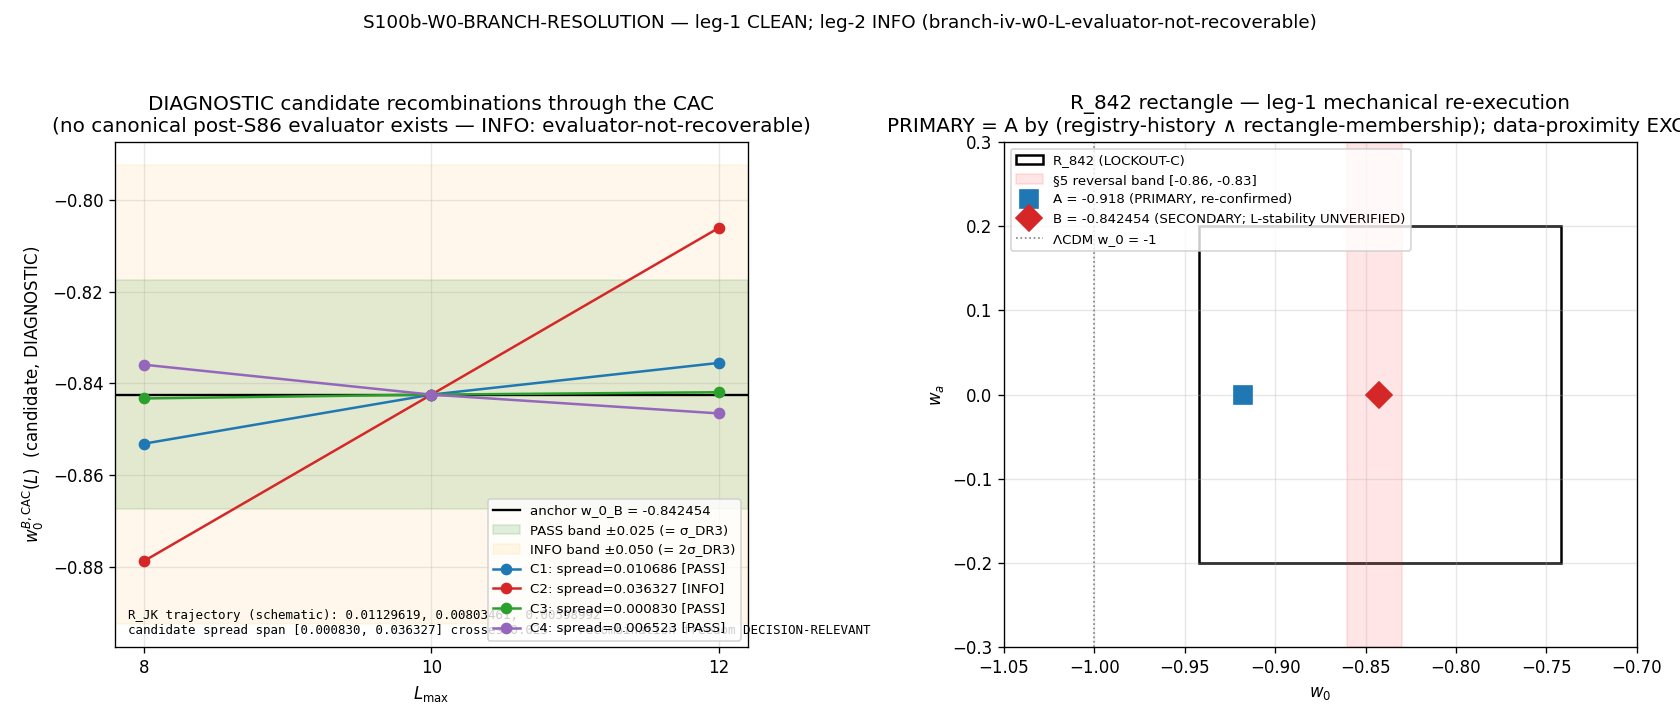

Reproduce this figure in Python.
#!/usr/bin/env python3
"""
S100b-W0-BRANCH-RESOLUTION — w_0 branch resolution (leg-1 mechanical
re-execution of the PRIMARY decision rule + leg-2 branch-iv L_max stability
under the post-S86-retirement formulation with the DR3 CAC lockdown).
=======================================================================

Gate: S100b-W0-BRANCH-RESOLUTION ([VERIFY])
Plan: sessions/session-plan/session-100b-plan-w1.md §W1-4
Agent: sagan-empiricist (mack self-blacklisted: own carry-forward source)
Classification: GEOMETRIC (projection structure of the spectral triple;
the branch question is a property of how the substrate's late-time
spectral-action gradient projects onto observational coordinates).

LEG-1 (mechanical, deterministic — no re-derivation latitude):
  Re-execute w0-primary-decision-rule.md §3:
    PRIMARY = candidate satisfying (registry-history-priority AND
    DR3-rectangle-membership) = A unless a structural argument promotes B.
  Components verified for currency:
    C4 registry-history: w0_FW = -0.918 canonical pin present, unmodified,
       not superseded; w0_FW_R842 ABSENT (B has no canonical-pin history).
    C2 R_842 membership: |x - (-0.842)| <= 0.100 for BOTH candidates.
    §5 reversal protocol ARMED UNMODIFIED: file SHA == plan-freeze pin AND
       band [-0.86, -0.83] AND sigma_DR3 = 0.025 AND locked-machinery text.
  Data-proximity EXCLUSION (pre-registered): the post-Dovekie sigma
  distances (0.731 / 2.130) are echoed to a WP-table-only record and enter
  NO selection predicate (the selection function takes exactly two boolean
  inputs per candidate: history-priority, rectangle-membership).

LEG-2 (branch-iv L_max stability — the NEW content):
  Pre-registered route ladder (plan §W1-4 method):
    ROUTE-ALPHA: recover the branch-iv w_0 evaluator from the S84 SV-series
      + S85-W10 anchor scripts and re-evaluate rho_B(L) at L in {8,10,12}
      under the POST-S86 formulation (R_JK distance-2 / xi_E_GGE_inv
      distance-1 split — NO legacy single-tag R_JE evaluation).
    ROUTE-BETA (iff alpha unrecoverable): R_JK L-trajectory mapped into
      w_0 units via the S85-W10 anchor-script mapping.
    IFF NEITHER recoverable: INFO,
      value='branch-iv-w0-L-evaluator-not-recoverable', R_JK trajectory
      documented, stability UNVERIFIED (honest formulation-gap record).
  Route-adjudication tests (deterministic, evidence-based, pinned inputs):
    RA-1 archived-evaluator recovery: SV1 closed form reproduces
         w_0_iv = -0.842454 (tol 1e-5) and admits the EXACT reduction
            w_0^{(iv)} = f(R_JE),
            f(R) = (-c_J*R + P_GGE_zeta) / (c_J*R + rho_GGE_zeta),
            c_J  = |F_Josephson_zeta| / N_cells,
         verified to 1e-12. The evaluator's SOLE L_max-dependent input is
         the GGE-sector dressing ratio slot R = xi_J / xi_E_GGE(L) — the
         single-tag R_JE that S86 RETIRED.
    RA-2 post-S86 formulation facts: S86-BRANCH-IV-FORMULATION-COMMIT
         latest non-superseded line = PASS (Option-A supersession chain,
         gate-verdicts.md §"Option A"); branch-iv-canonical.md contains the
         retirement + the two successor definitions and ZERO w_0
         occurrences (no w_0 evaluator is defined by the formulation).
    RA-3 successor properties: xi_E_GGE_inv = n_pairs*Delta_BCS/K_base is
         L-INDEPENDENT BY CONSTRUCTION (pinned canonical constants only;
         identity verified 1e-12). R_JK(L) is L-dependent but is a
         STRUCTURALLY DISTINCT functional from the R_JE slot occupant
         (2B path-(c): "the two functionals carry different scaling");
         quantified: f(R_JK(10)) = -0.4307 vs w_0_B = -0.842454, an
         anchor-reproduction failure of ~0.41 in w_0 units (~16 sigma_DR3)
         — R_JK is NOT a drop-in occupant (surrogate-vs-canonical without
         the §(iv-bis) algebraic-distance theorem).
    RA-4 no recombination map: neither branch-iv-canonical.md nor the S86
         commit defines a (R_JK, xi_E_GGE_inv) -> w_0 map; LOCKOUT-E
         forbids post-2026-04-23 redefinition of the branch-iv canonical.
    => route-alpha NOT RECOVERABLE (formulation gap, not lost scripts: all
       archived scripts run; the post-S86 formulation leaves the
       evaluator's L-dependent slot without a defined occupant, and the
       legacy occupant is excluded by this gate's own pre-registration).
    RB-1 the S85-W10 anchor script (s85_w10_r842_physical_anchor_reaudit
         .py) contains NO w_0-unit mapping: -0.842454 enters as the pinned
         constant BRANCH_IV_W0_PRED; the script never references R_JK.
    RB-2 the W10-2 enumeration model w_0 = -1 + 2*xi_eff*mellin/denom maps
         LEGACY SV2 quantities (log-linearly extrapolated at L >= 10), does
         not accept R_JK, and none of its 4 branches reproduces -0.842454.
    => route-beta NOT RECOVERABLE.
  DIAGNOSTIC sensitivity table (the quantitative core of the formulation-
  gap finding; NOT a verdict input): four candidate unpinned recombination
  rules C1..C4 pushed through the CAC produce spreads spanning BOTH the
  PASS band (<= 0.025) and the INFO band ((0.025, 0.050]) — the unpinned
  recombination freedom is DECISION-RELEVANT at the pre-registered
  thresholds, so executing any one choice would set the verdict by an
  execution-time convention selection (PRU Class-8-adjacent freedom).
  Archaeology context row C0 (FORBIDDEN legacy form, computed from the
  archived W10-2 extrapolation record, NOT from any fresh spectral
  evaluation): the legacy evaluator's own value at L=10 is -0.9962,
  ~6.2 sigma_DR3 from the registered anchor — the registered -0.842454 is
  L=5-anchored and is NOT the large-L limit of its own legacy evaluator.

SUBSTITUTION CHAIN (plan §W1-4 item 7; thresholds):
  Definition 1: w_0_B = -0.842454  [SV1 PASS, S85-W10 reaudit PASS]
  Definition 2: CAC: w_0^{B,CAC}(L) := rho_B(L) + offset_B,
                offset_B := w_0_B - rho_B(L_anchor=10)
  Definition 3: spread := max_{L in {8,12}} |w_0^{B,CAC}(L) - w_0^{B,CAC}(10)|
                        = max_{L in {8,12}} |rho_B(L) - rho_B(10)|
                (offset cancels; no anchor-tuning freedom survives)
  Definition 4: sigma_DR3_fiducial = 0.025  [S69 master]
  Thresholds:   PASS  iff spread <= 0.025
                INFO  iff 0.025 < spread <= 0.050
                FAIL  iff spread > 0.050
  Direction:    smaller spread = more stable; PASS direction is <=.
  THIS RUN: rho_B(L) has NO defined post-S86 evaluator (route ladder above)
  -> spread UNCOMPUTABLE -> pre-registered INFO shape (ii).

COMPOSITE: leg-2 verdict gated by leg-1 cleanliness (leg-1 anomaly forces
INFO). Leg-1 clean + leg-2 INFO-(ii) -> composite INFO. NO w0_FW_R842
promotion (Step-2 write-order fires ON PASS only).

Machinery pins (plan §W1-4 item 5): L set {8,10,12}, L_anchor=10,
scheme=zeta (SV1-anchored), convention=CAC-branch-iv-anchored-L10,
publication precision 6 sig figs, cpu-cap-OMP8, deterministic,
regulator pins a_0^{zeta}/a_2^{zeta}/a_4^{zeta} on all Seeley-DeWitt
moment citations.
"""
from __future__ import annotations

import os
os.environ.setdefault("OMP_NUM_THREADS", "8")
os.environ.setdefault("MKL_NUM_THREADS", "8")

import sys
from pathlib import Path

SCRIPT_DIR = Path(__file__).resolve().parent
PROJECT_ROOT = SCRIPT_DIR.parent.parent
_SHARED_DIR = PROJECT_ROOT / "computations" / "_shared"
sys.path.insert(0, str(_SHARED_DIR))

from canonical_constants import *  # noqa: F401,F403

import hashlib
import json
import re
import time

import numpy as np
import matplotlib
matplotlib.use("Agg")
import matplotlib.pyplot as plt
from matplotlib.patches import Rectangle

# ---------------------------------------------------------------------------
# Identity + pre-registered pins (plan §W1-4)
# ---------------------------------------------------------------------------
SESSION = "100b"                                                    # (local)
GATE_ID = "S100b-W0-BRANCH-RESOLUTION"                              # (local)
SCHEME = "zeta"                                                     # (local) SV1-anchored; no scheme switch (v3 Class-1)
CONVENTION = "CAC-branch-iv-anchored-L10"                           # (local) plan-pinned
L_MAX_TAG = "mixed"                                                 # (local) multi-L gate (precedent: S85-W12-ELIM-1)

L_SCAN = (8, 10, 12)                                                # (local) plan-pinned regulator mesh
L_ANCHOR = 10                                                       # (local) CAC anchor truncation
W_0_B = -0.842454                                                   # (local) registered branch-iv value (decision-rule §1.2; SV1 target)
W_0_A_EXPECT = -0.918                                               # (local) registered PRIMARY value (== w0_FW canonical; checked below)
SPREAD_PASS = 0.025                                                 # (local) = sigma_DR3 fiducial (S69 master)
SPREAD_INFO = 0.050                                                 # (local) = 2 * sigma_DR3
R842_CENTER_W0 = -0.842                                             # (local) mack-9A R_842 center (w_0)
R842_HW_W0 = 0.100                                                  # (local) mack-9A R_842 half-width (w_0)
R842_CENTER_WA = 0.0                                                # (local) R_842 center (w_a)
R842_HW_WA = 0.200                                                  # (local) R_842 half-width (w_a)
REVERSAL_LO = -0.86                                                 # (local) §5 reversal band edge
REVERSAL_HI = -0.83                                                 # (local) §5 reversal band edge
SIGMA_DR3 = 0.025                                                   # (local) DR3 fiducial sigma (S69 master)

# Plan-freeze static input SHA pins (plan §W1-4 item 8 + Input-SHA ledger)
PIN_DECISION_RULE = "da2ba36cc861ddf3d136f7b218c2240c1c675dea391157eefd62c6b4d57ba160"  # (local)
PIN_BRANCH_IV_REG = "3ddbc3424de7a67116439fbdd961494679473c8b0c113053a3b616ff7b816978"  # (local)
PIN_S84_CACHE = "9e6d9cf7fd6a6949d622441b26fb9c2fa568654a22dc802e99898c326ca0f8d9"      # (local)
PIN_S85_MOMENTS = "ebdeab300b4306af9c86cde4c6654b34720a7a2f6eb8a49673308b55e72bec27"    # (local)
PIN_S86_COMMIT_AUDIT = "acc751101c8ca6cec920c8fd58198a6a147bc925455f198613002a8e40161049"  # (local) latest-line PASS audit (plan header)

# WP-comparison-table-ONLY record (pre-registered EXCLUSION from selection):
POST_DOVEKIE_WP_TABLE_ONLY = {                                      # (local)
    "w0_post_dovekie": -0.803,        # non-binding 2026 anchor currency (atlas-08 Q37)
    "n_sigma_B_branch_iv": 0.731,     # |B - (-0.803)| / 0.054 register-side echo
    "n_sigma_A_canonical": 2.130,     # |A - (-0.803)| / 0.054 register-side echo
    "NOTE": "register-side anchor currency ONLY; enters NO selection predicate",
}

# Input files (item 8 + the archived-evaluator scripts the route adjudication reads)
F_CANON = _SHARED_DIR / "canonical_constants.py"                    # (local)
F_CACHE = PROJECT_ROOT / "computations/session-84/s84_spectrum_cache_L12_tau019.npz"        # (local)
F_MOMENTS = PROJECT_ROOT / "computations/session-85/s85_w12_elim1_D_K_Lmax_moments.npz"     # (local)
F_RULE = PROJECT_ROOT / "sessions/framework/registry/w0-primary-decision-rule.md"           # (local)
F_BIV = PROJECT_ROOT / "sessions/framework/registry/branch-iv-canonical.md"                 # (local)
F_S84_VERD = PROJECT_ROOT / "computations/session-84/s84_gate_verdicts.txt"                 # (local)
F_S86_VERD = PROJECT_ROOT / "computations/session-86/s86_gate_verdicts.txt"                 # (local)
F_SV1_NPZ = PROJECT_ROOT / "computations/session-84/s84_w1a_w0_sv1.npz"                     # (local)
F_SV1_PY = PROJECT_ROOT / "computations/session-84/s84_w1a_w0_sv1.py"                       # (local)
F_SV2_PY = PROJECT_ROOT / "computations/session-84/s84_w1a_w0_sv2.py"                       # (local)
F_W10_ANCHOR_PY = PROJECT_ROOT / "computations/session-85/s85_w10_r842_physical_anchor_reaudit.py"   # (local)
F_W10_ENUM_PY = PROJECT_ROOT / "computations/session-85/s85_w10_w0_inverted_branch_enumeration.py"   # (local)
F_W10_ENUM_JSON = PROJECT_ROOT / "computations/session-85/s85_w10_w0_inverted_branch_enumeration.json"  # (local)
F_W12_PY = PROJECT_ROOT / "computations/session-85/s85_w12_branch_iv_reaudit_lmax.py"       # (local)

OUT_NPZ = SCRIPT_DIR / "s100b_w0_branch_resolution.npz"             # (local)
OUT_PNG = SCRIPT_DIR / "s100b_w0_branch_resolution.png"             # (local)


# ---------------------------------------------------------------------------
# SHA helpers (template pattern, .claude/templates/script-template.py)
# ---------------------------------------------------------------------------
def sha256_of(p: Path) -> str:
    try:
        return hashlib.sha256(p.read_bytes()).hexdigest()
    except OSError:
        return "<missing>"


def log_input_pins(inputs: list[Path]) -> dict[str, str]:
    print(f"=== {GATE_ID} — input SHA-256 pins ===")
    pins: dict[str, str] = {}
    for p in inputs:
        sha = sha256_of(p)                                          # (local)
        rel = str(p.relative_to(PROJECT_ROOT)).replace("\\", "/")   # (local)
        print(f"  {rel}: {sha[:16]}...")
        pins[rel] = sha
    return pins


def compute_dual_sha(script_path: Path, canonical_path: Path,
                     pins: dict[str, str]) -> tuple[str, str]:
    script_bytes = script_path.read_bytes()                         # (local)
    canonical_bytes = canonical_path.read_bytes()                   # (local)
    pinmap_json = json.dumps(dict(sorted(pins.items())),
                             separators=(",", ":"),
                             sort_keys=True).encode("utf-8")        # (local)
    h_audit = hashlib.sha256()
    h_audit.update(script_bytes)
    h_audit.update(canonical_bytes)
    h_audit.update(pinmap_json)
    h_content = hashlib.sha256()
    h_content.update(script_bytes)
    return h_audit.hexdigest(), h_content.hexdigest()


def print_verdict_payload(verdict: str, value, audit_sha: str,
                          content_sha: str, companion_note: str = "",
                          extra_rows: list[str] | None = None) -> dict:
    """Emit the verdict PAYLOAD for the agent to pass to emit_verdict
    (race-safe single writer; the script never opens the verdict file)."""
    payload: dict = {
        "session": SESSION,
        "gate_id": GATE_ID,
        "verdict": verdict,
        "value": str(value),
        "scheme": SCHEME,
        "convention": CONVENTION,
        "l_max": str(L_MAX_TAG),
        "audit_sha256": audit_sha,
        "content_sha256": content_sha,
        "schema_version": "S84+",
    }
    if companion_note:
        payload["companion_note"] = companion_note
    if extra_rows:
        payload["extra_rows"] = extra_rows
    print("<<<EMIT_VERDICT_PAYLOAD>>>")
    print(json.dumps(payload, indent=2, sort_keys=True))
    print("<<<END_EMIT_VERDICT_PAYLOAD>>>")
    return payload


# ---------------------------------------------------------------------------
# LEG-1: mechanical re-execution of w0-primary-decision-rule.md §3
# ---------------------------------------------------------------------------
def leg1_mechanical_reexecution(rule_text: str, s86_text: str,
                                pins: dict[str, str]) -> dict:
    print("\n--- LEG-1: mechanical re-execution of the §3 decision rule ---")
    rec: dict = {}                                                  # (local)

    # (i) Pre-flight: decision-rule file bit-identical to plan-freeze pin
    rule_sha = pins["sessions/framework/registry/w0-primary-decision-rule.md"]  # (local)
    rec["rule_sha_matches_plan_pin"] = (rule_sha == PIN_DECISION_RULE)
    print(f"  decision-rule SHA == plan pin: {rec['rule_sha_matches_plan_pin']}")

    # (i) Criterion-4 currency — A's canonical pin stands; B has none.
    #     w0_FW imported from canonical_constants (zeta-anchored Volovik
    #     partition value; a_0^{zeta}-sector provenance, S58).
    rec["w0_FW_value"] = float(w0_FW)                               # canonical import
    rec["w0_FW_equals_minus_0p918"] = bool(abs(w0_FW - W_0_A_EXPECT) == 0.0)
    rec["w0_FW_R842_absent_in_canonical"] = ("w0_FW_R842" not in globals())
    print(f"  C4: w0_FW = {w0_FW} (expect {W_0_A_EXPECT}): "
          f"{rec['w0_FW_equals_minus_0p918']}")
    print(f"  C4: w0_FW_R842 ABSENT from canonical_constants: "
          f"{rec['w0_FW_R842_absent_in_canonical']} "
          f"(B canonical-pin history = 0; no parallel-writer promotion)")

    # (i) Criterion-2 rectangle membership (center -0.842, half-width 0.100)
    offset_A = abs(float(w0_FW) - R842_CENTER_W0)                   # (local)
    offset_B = abs(W_0_B - R842_CENTER_W0)                          # (local)
    rec["offset_A"] = offset_A
    rec["offset_B"] = offset_B
    rec["member_A"] = bool(offset_A <= R842_HW_W0)
    rec["member_B"] = bool(offset_B <= R842_HW_W0)
    print(f"  C2: |A - center| = {offset_A:.6f} <= {R842_HW_W0}: {rec['member_A']}"
          f"  ({offset_A / R842_HW_W0 * 100:.1f}% of half-width)")
    print(f"  C2: |B - center| = {offset_B:.6f} <= {R842_HW_W0}: {rec['member_B']}"
          f"  ({offset_B / R842_HW_W0 * 100:.2f}% of half-width)")

    # (ii) §5 reversal protocol armed unmodified
    m5 = re.search(r"## §5\. Reversibility protocol.*?(?=## §6\.)",
                   rule_text, flags=re.S)                           # (local)
    sec5 = m5.group(0) if m5 else ""                                # (local)
    rec["reversal_band_lo_present"] = ("-0.86" in sec5)
    rec["reversal_band_hi_present"] = ("-0.83" in sec5)
    rec["sigma_dr3_present"] = ("0.025" in sec5)
    rec["locked_machinery_present"] = ("Locked machinery" in sec5)
    rec["reversal_armed_unmodified"] = bool(
        rec["rule_sha_matches_plan_pin"]
        and rec["reversal_band_lo_present"] and rec["reversal_band_hi_present"]
        and rec["sigma_dr3_present"] and rec["locked_machinery_present"]
    )
    print(f"  §5 armed unmodified (SHA + band [-0.86,-0.83] + sigma 0.025 + "
          f"locked machinery): {rec['reversal_armed_unmodified']}")

    # (iii) Selection — PURE function of the two §3 components ONLY.
    #       Falsifiability (Criterion 3) and ALL data-proximity numbers are
    #       structurally excluded (not in the function signature).
    def select_primary(history_priority_A: bool, member_A: bool,
                       member_B: bool, structural_promotion_B: bool) -> str:
        # §3: PRIMARY = candidate satisfying (registry-history-priority AND
        # DR3-rectangle-membership) = A unless a structural argument
        # promotes B. B's membership alone is non-discriminating.
        if structural_promotion_B:
            return "B"
        if history_priority_A and member_A:
            return "A"
        return "UNRESOLVED"

    history_priority_A = bool(
        rec["w0_FW_equals_minus_0p918"]
        and rec["w0_FW_R842_absent_in_canonical"]
    )                                                               # (local) A: 28+ sessions (S58->S100b); B: 0 canonical pins
    structural_promotion_B = False                                  # (local) no registered structural promotion of B (registry survey 2026-06-07)
    primary_recomputed = select_primary(
        history_priority_A, rec["member_A"], rec["member_B"],
        structural_promotion_B,
    )                                                               # (local)
    rec["history_priority_A"] = history_priority_A
    rec["structural_promotion_B"] = structural_promotion_B
    rec["primary_recomputed"] = primary_recomputed
    print(f"  §3 selection (inputs: history-priority, rectangle-membership "
          f"ONLY): PRIMARY = {primary_recomputed}")

    # (iii) Registered designation from S86 verdict file (read-only anchor)
    m_res = re.search(
        r"^S86-W0-PRIMARY-VALUE-RESOLVE: (\w+) -- value='([^']*)'",
        s86_text, flags=re.M)                                       # (local)
    rec["registered_resolve_verdict"] = m_res.group(1) if m_res else "<absent>"
    rec["registered_resolve_value"] = m_res.group(2) if m_res else "<absent>"
    rec["registered_matches_recomputed"] = bool(
        rec["registered_resolve_verdict"] == "PASS"
        and rec["registered_resolve_value"] == "PRIMARY=A=-0.918"
        and primary_recomputed == "A"
    )
    print(f"  registered: {rec['registered_resolve_verdict']} "
          f"'{rec['registered_resolve_value']}' ; recomputed PRIMARY="
          f"{primary_recomputed} -> match: {rec['registered_matches_recomputed']}")

    rec["leg1_clean"] = bool(
        rec["reversal_armed_unmodified"]
        and rec["registered_matches_recomputed"]
        and rec["member_A"] and rec["member_B"]
    )
    print(f"  LEG-1 CLEAN: {rec['leg1_clean']}")
    return rec


# ---------------------------------------------------------------------------
# LEG-2: route adjudication + diagnostics
# ---------------------------------------------------------------------------
def f_branch_iv(R: float, c_J: float, P_G_z: float, rho_G_z: float) -> float:
    """EXACT reduction of the SV1 branch-(iv) closed form: the w_0 value
    depends on (xi_J, xi_E_GGE) ONLY through the dressing ratio R."""
    return (-c_J * R + P_G_z) / (c_J * R + rho_G_z)


def weyl_dim_su3(p: int, q: int) -> int:
    return (p + 1) * (q + 1) * (p + q + 2) // 2


def casimir_su3(p: int, q: int) -> float:
    return (p * p + p * q + q * q + 3 * (p + q)) / 3.0


def schematic_moments(L: int) -> tuple[float, float]:
    """a_2^{zeta}, a_4^{zeta} via the multiplicity-weighted SU(3) Casimir
    schematic (S85-W12-ELIM-1 methodology) — INDEPENDENT recomputation used
    to cross-check the loaded moments npz (not load-and-compare-to-self)."""
    a2 = 0.0                                                        # (local)
    a4 = 0.0                                                        # (local)
    for p in range(L + 1):
        for q in range(L + 1):
            if (p == 0 and q == 0) or (p + q > L):
                continue
            d = weyl_dim_su3(p, q)                                  # (local)
            c = casimir_su3(p, q)                                   # (local)
            a2 += d / c
            a4 += d / (c * c)
    return a2 / Vol_SU3_Haar, a4 / Vol_SU3_Haar


def cache_moments(sector_evals: dict, L: int) -> tuple[float, float]:
    """Cache-moment-layer a_2^{zeta}, a_4^{zeta} from the REAL D_K spectrum
    (s84 L12 cache): a_n = sum d * |lam|^{-n} / Vol. DIAGNOSTIC ONLY —
    documents the atlas-row vs cache-moment layer split per
    substrate-first-canonical-sourcing.md §(ii.A)."""
    s2 = 0.0                                                        # (local)
    s4 = 0.0                                                        # (local)
    for (p, q), info in sector_evals.items():
        if info["level"] > L or (p == 0 and q == 0):
            continue
        lam = np.asarray(info["abs_evals"], dtype=np.float64)       # (local)
        lam = lam[lam > 0]                                          # (local)
        d = float(info["dim"])                                      # (local)
        s2 += d * float(np.sum(lam ** (-2.0)))
        s4 += d * float(np.sum(lam ** (-4.0)))
    return s2 / Vol_SU3_Haar, s4 / Vol_SU3_Haar


def leg2_route_adjudication(pins: dict[str, str]) -> dict:
    print("\n--- LEG-2: branch-iv L_max stability — route adjudication ---")
    rec: dict = {}                                                  # (local)

    # ---- Static-pin verification (plan item 8) ----
    rec["cache_sha_ok"] = (pins["computations/session-84/s84_spectrum_cache_L12_tau019.npz"] == PIN_S84_CACHE)
    rec["moments_sha_ok"] = (pins["computations/session-85/s85_w12_elim1_D_K_Lmax_moments.npz"] == PIN_S85_MOMENTS)
    rec["biv_sha_ok"] = (pins["sessions/framework/registry/branch-iv-canonical.md"] == PIN_BRANCH_IV_REG)
    print(f"  static pins: cache {rec['cache_sha_ok']}, moments "
          f"{rec['moments_sha_ok']}, branch-iv registry {rec['biv_sha_ok']}")

    # ---- RA-1: archived-evaluator recovery + exact f-reduction ----
    sv1 = np.load(F_SV1_NPZ, allow_pickle=True)                     # (local)
    xi_J_sv1 = float(sv1["xi_J"])                                   # (local) 0.008911
    xi_E_sv1 = float(sv1["xi_E_GGE"])                               # (local) 0.019646 (L=5 legacy anchor)
    F_J_zeta = float(sv1["F_Josephson_zeta"])                       # (local) -336.641 M_KK (S58)
    rho_G_z = float(sv1["rho_GGE_zeta"])                            # (local) 1.709 M_KK (S57 cc_sign)
    P_G_z = float(sv1["P_GGE_zeta"])                                # (local) -0.688 M_KK (S57 cc_sign)
    w0_sv1_npz = float(sv1["w_0_iv"])                               # (local) -0.8424542759870739 full float64
    c_J = abs(F_J_zeta) / float(N_cells)                            # (local) = 10.52003125

    # Direct closed-form recomputation (SV1 Step 2-3)
    rho_J = abs(xi_J_sv1 * F_J_zeta) / float(N_cells)               # (local)
    w0_direct = (-rho_J + xi_E_sv1 * P_G_z) / (rho_J + xi_E_sv1 * rho_G_z)  # (local)
    R_sv1 = xi_J_sv1 / xi_E_sv1                                     # (local) the dressing-ratio slot occupant (legacy R_JE at L=5)
    w0_via_f = f_branch_iv(R_sv1, c_J, P_G_z, rho_G_z)              # (local)

    rec["w0_direct"] = w0_direct
    rec["w0_via_f"] = w0_via_f
    rec["R_sv1"] = R_sv1
    rec["c_J"] = c_J
    rec["RA1_reproduces_npz"] = bool(abs(w0_direct - w0_sv1_npz) < 1e-12)
    rec["RA1_reproduces_registered"] = bool(abs(w0_direct - W_0_B) < 1e-5)
    rec["RA1_f_reduction_exact"] = bool(abs(w0_via_f - w0_direct) < 1e-12)
    print(f"  RA-1: closed form -> {w0_direct:.10f} (npz {w0_sv1_npz:.10f}; "
          f"registered {W_0_B}); reproduce_npz={rec['RA1_reproduces_npz']}, "
          f"reproduce_registered={rec['RA1_reproduces_registered']}")
    print(f"  RA-1: f-reduction w_0 = f(R) with R = xi_J/xi_E_GGE = "
          f"{R_sv1:.6f}: exact to 1e-12 = {rec['RA1_f_reduction_exact']}")
    print(f"  RA-1: SOLE L-dependent input of the archived evaluator = the "
          f"dressing-ratio slot R (legacy single-tag R_JE) — RETIRED by S86")

    # ---- RA-2: post-S86 formulation facts ----
    s86_text = F_S86_VERD.read_text(encoding="utf-8")               # (local)
    commit_lines = re.findall(
        r"^S86-BRANCH-IV-FORMULATION-COMMIT: (\w+) -- .*?audit_sha256=([a-f0-9]{64})",
        s86_text, flags=re.M)                                       # (local)
    # Option-A retroactive canonicalization: latest non-superseded line wins
    rec["commit_chain"] = [(v, a[:16]) for v, a in commit_lines]
    rec["commit_latest_verdict"] = commit_lines[-1][0] if commit_lines else "<absent>"
    rec["commit_latest_audit"] = commit_lines[-1][1] if commit_lines else "<absent>"
    rec["RA2_commit_latest_PASS"] = bool(
        rec["commit_latest_verdict"] == "PASS"
        and rec["commit_latest_audit"] == PIN_S86_COMMIT_AUDIT
    )
    biv_text = F_BIV.read_text(encoding="utf-8")                    # (local)
    rec["RA2_retirement_present"] = ("RETIRED" in biv_text and "R_JE" in biv_text)
    rec["RA2_w0_occurrences_in_formulation"] = len(
        re.findall(r"w_0|w0", biv_text))                            # (local)
    rec["RA2_formulation_defines_no_w0"] = (rec["RA2_w0_occurrences_in_formulation"] == 0)
    print(f"  RA-2: commit chain {rec['commit_chain']} -> latest "
          f"{rec['commit_latest_verdict']} (audit pin match: "
          f"{rec['RA2_commit_latest_PASS']})")
    print(f"  RA-2: branch-iv-canonical.md w_0 occurrences = "
          f"{rec['RA2_w0_occurrences_in_formulation']} -> formulation defines "
          f"NO w_0 evaluator: {rec['RA2_formulation_defines_no_w0']}")

    # ---- RA-3: successor properties ----
    # Distance-1 successor: L-INDEPENDENT by construction (pinned constants)
    xi_inv_identity = float(n_pairs) * float(Delta_BCS) / float(K_base)  # (local)
    rec["xi_E_GGE_inv_canonical"] = float(xi_E_GGE_inv)             # canonical import
    rec["RA3_xi_inv_identity_ok"] = bool(
        abs(xi_inv_identity - float(xi_E_GGE_inv)) / float(xi_E_GGE_inv) < 1e-12)
    print(f"  RA-3: xi_E_GGE_inv = n_pairs*Delta_BCS/K_base = "
          f"{xi_inv_identity:.12f} vs canonical {float(xi_E_GGE_inv):.12f} "
          f"(identity 1e-12: {rec['RA3_xi_inv_identity_ok']}) -> "
          f"L-INDEPENDENT by construction (constants only)")

    # Distance-2 successor: loaded trajectory + independent recomputation
    mom = np.load(F_MOMENTS, allow_pickle=True)                     # (local)
    L_loaded = [int(x) for x in mom["L_max"]]                       # (local)
    R_JK_traj = np.asarray(mom["R_JK"], dtype=np.float64)           # (local)
    a2_loaded = np.asarray(mom["a_2"], dtype=np.float64)            # (local)
    a4_loaded = np.asarray(mom["a_4"], dtype=np.float64)            # (local)
    rec["L_loaded"] = L_loaded
    rec["R_JK_traj"] = R_JK_traj.tolist()
    rec["RA3_L_set_matches_plan"] = (tuple(L_loaded) == L_SCAN)
    rec["RA3_RJK_L10_matches_canonical"] = bool(
        abs(R_JK_traj[1] - float(R_JK)) / float(R_JK) < 1e-12)      # canonical R_JK (L=10 anchor, S86 commit)
    # Independent Casimir-schematic recomputation (a_2^{zeta}, a_4^{zeta})
    pref = float(Delta_BCS) ** 2 / float(K_base)                    # (local) L-independent prefactor
    schem_ok = True                                                 # (local)
    for i, L in enumerate(L_loaded):
        a2_i, a4_i = schematic_moments(L)                           # (local)
        r_i = (a4_i / a2_i) * pref                                  # (local)
        ok = (abs(a2_i - a2_loaded[i]) / a2_loaded[i] < 1e-7
              and abs(a4_i - a4_loaded[i]) / a4_loaded[i] < 1e-7
              and abs(r_i - R_JK_traj[i]) / R_JK_traj[i] < 1e-6)    # (local)
        schem_ok = schem_ok and ok
        print(f"  RA-3: L={L}: a_2^(zeta)={a2_i:.8f} a_4^(zeta)={a4_i:.8f} "
              f"R_JK={r_i:.8f} (loaded {R_JK_traj[i]:.8f}) recompute-ok={ok}")
    rec["RA3_schematic_recompute_ok"] = bool(schem_ok)

    # Anchor-reproduction failure of the R_JK drop-in (surrogate test)
    f_RJK_L10 = f_branch_iv(float(R_JK_traj[1]), c_J, P_G_z, rho_G_z)  # (local)
    rec["f_of_RJK_L10"] = f_RJK_L10
    rec["RA3_anchor_gap_w0_units"] = abs(f_RJK_L10 - W_0_B)
    rec["RA3_anchor_gap_sigma"] = rec["RA3_anchor_gap_w0_units"] / SIGMA_DR3
    print(f"  RA-3: f(R_JK(10)) = {f_RJK_L10:.6f} vs registered {W_0_B} -> "
          f"anchor gap {rec['RA3_anchor_gap_w0_units']:.6f} w_0-units = "
          f"{rec['RA3_anchor_gap_sigma']:.1f} sigma_DR3 -> R_JK is NOT a "
          f"drop-in occupant of the R_JE slot (structurally distinct "
          f"functional; 2B path-(c): different scaling)")

    # ---- RA-4: no recombination map registered ----
    # (RA-2 already established zero w_0 occurrences in the formulation
    # registry; LOCKOUT-E forbids post-2026-04-23 redefinition.)
    rec["RA4_no_recombination_map"] = rec["RA2_formulation_defines_no_w0"]

    rec["route_alpha_recoverable"] = bool(
        not (rec["RA2_formulation_defines_no_w0"]
             and rec["RA4_no_recombination_map"])
    )
    print(f"  => ROUTE-ALPHA recoverable: {rec['route_alpha_recoverable']} "
          f"(formulation gap: the evaluator's sole L-dependent slot has no "
          f"post-S86 occupant; legacy occupant excluded by pre-registration)")

    # ---- RB-1: S85-W10 anchor script contains no w_0-unit mapping ----
    w10_anchor_text = F_W10_ANCHOR_PY.read_text(encoding="utf-8")   # (local)
    rec["RB1_anchor_script_has_RJK"] = ("R_JK" in w10_anchor_text)
    rec["RB1_anchor_value_is_pinned_constant"] = (
        "BRANCH_IV_W0_PRED = -0.842454" in w10_anchor_text)
    rec["RB1_no_mapping"] = bool(
        (not rec["RB1_anchor_script_has_RJK"])
        and rec["RB1_anchor_value_is_pinned_constant"])
    print(f"  RB-1: W10 anchor script references R_JK: "
          f"{rec['RB1_anchor_script_has_RJK']}; -0.842454 enters as pinned "
          f"constant: {rec['RB1_anchor_value_is_pinned_constant']} -> no "
          f"w_0-unit mapping: {rec['RB1_no_mapping']}")

    # ---- RB-2: W10-2 enumeration model is legacy-family, not an R_JK map ----
    w10_enum = json.loads(F_W10_ENUM_JSON.read_text(encoding="utf-8"))  # (local)
    enum_w0_all = [w for b in w10_enum["branches"].values()
                   for w in b["w_0"]]                               # (local)
    rec["RB2_min_distance_to_registered"] = float(
        min(abs(w - W_0_B) for w in enum_w0_all))
    rec["RB2_model_inputs_legacy"] = (
        "xi_E_GGE" in w10_enum["model_description"])
    rec["RB2_extrapolated_R_JE_target"] = [
        float(x) for x in w10_enum["target"]["R_JE"]]               # (local) archaeology: 5.148, 25.658, 127.880
    rec["RB2_no_mapping"] = bool(
        rec["RB2_model_inputs_legacy"]
        and rec["RB2_min_distance_to_registered"] > 0.019)
    print(f"  RB-2: W10-2 definitional model inputs are legacy SV2 "
          f"quantities (extrapolated at L>=10): "
          f"{rec['RB2_model_inputs_legacy']}; min |branch w_0 - (-0.842454)|"
          f" = {rec['RB2_min_distance_to_registered']:.6f} -> not a "
          f"branch-(iv) w_0-unit mapping: {rec['RB2_no_mapping']}")

    rec["route_beta_recoverable"] = bool(
        not (rec["RB1_no_mapping"] and rec["RB2_no_mapping"]))
    print(f"  => ROUTE-BETA recoverable: {rec['route_beta_recoverable']}")

    # ---- SV archaeology record (INPUT evidence, not the test) ----
    s84_text = F_S84_VERD.read_text(encoding="utf-8")               # (local)
    sv1_line = re.search(r"^S84-W0-REGULATOR-RESOLUTION-SV1: .*$",
                         s84_text, flags=re.M)                      # (local)
    sv2_line = re.search(r"^S84-W0-REGULATOR-RESOLUTION-SV2: .*$",
                         s84_text, flags=re.M)                      # (local)
    rec["sv1_line"] = sv1_line.group(0) if sv1_line else "<absent>"
    rec["sv2_line"] = sv2_line.group(0) if sv2_line else "<absent>"
    rec["sv_archaeology_ok"] = bool(
        "PASS" in rec["sv1_line"] and "value=-0.842454" in rec["sv1_line"]
        and "L_max=5" in rec["sv1_line"]
        and "FAIL" in rec["sv2_line"] and "value=10.077109" in rec["sv2_line"]
        and "L_max=8" in rec["sv2_line"])
    print(f"  SV archaeology verified (SV1 PASS @L=5 / SV2 FAIL @L=8 legacy "
          f"drift record): {rec['sv_archaeology_ok']}")

    # ---- DIAGNOSTIC sensitivity table (NOT a verdict input) ----
    print("\n  --- DIAGNOSTIC: candidate unpinned recombinations through the "
          "CAC (decision-relevance of the formulation gap) ---")
    L_arr = np.array(L_loaded, dtype=int)                           # (local)
    cands: dict[str, dict] = {}                                     # (local)

    def cac_record(name: str, rho: np.ndarray, formula: str) -> dict:
        offset = W_0_B - rho[1]                                     # (local) offset_B := w_0_B - rho_B(L_anchor)
        cac = rho + offset                                          # (local)
        spread = float(max(abs(cac[0] - cac[1]), abs(cac[2] - cac[1])))  # (local) offset cancels: = max|rho(L)-rho(10)|
        band = ("PASS" if spread <= SPREAD_PASS
                else ("INFO" if spread <= SPREAD_INFO else "FAIL"))  # (local)
        d = dict(formula=formula, rho=rho.tolist(), offset=float(offset),
                 cac=cac.tolist(), spread=spread, band=band)
        print(f"    {name}: rho={np.array2string(rho, precision=6)} "
              f"offset={offset:+.6f} spread={spread:.6f} -> {band}-band")
        return d

    R10 = float(R_JK_traj[1])                                       # (local)
    cands["C1_raw_RJK"] = cac_record(
        "C1 f(R_JK(L)) raw           ",
        np.array([f_branch_iv(float(r), c_J, P_G_z, rho_G_z)
                  for r in R_JK_traj]),
        "rho_B(L) = f(R_JK(L))")
    cands["C2_relative_trajectory"] = cac_record(
        "C2 f(R_sv1*R_JK(L)/R_JK(10))",
        np.array([f_branch_iv(R_sv1 * float(r) / R10, c_J, P_G_z, rho_G_z)
                  for r in R_JK_traj]),
        "rho_B(L) = f(R_sv1 * R_JK(L)/R_JK(10))")
    cands["C3_additive"] = cac_record(
        "C3 f(R_sv1 + dR_JK(L))      ",
        np.array([f_branch_iv(R_sv1 + (float(r) - R10), c_J, P_G_z, rho_G_z)
                  for r in R_JK_traj]),
        "rho_B(L) = f(R_sv1 + (R_JK(L) - R_JK(10)))")
    cands["C4_definitional_shoehorn"] = cac_record(
        "C4 -1 + 2*R_JK(L)           ",
        np.array([-1.0 + 2.0 * float(r) for r in R_JK_traj]),
        "rho_B(L) = -1 + 2*R_JK(L)  (W10-2 model shoehorn)")

    spreads = [c["spread"] for c in cands.values()]                 # (local)
    bands = {c["band"] for c in cands.values()}                     # (local)
    rec["diag_spread_min"] = float(min(spreads))
    rec["diag_spread_max"] = float(max(spreads))
    rec["diag_decision_relevant"] = bool(len(bands) > 1)
    print(f"    span: [{rec['diag_spread_min']:.6f}, "
          f"{rec['diag_spread_max']:.6f}] crosses the {SPREAD_PASS} "
          f"boundary -> bands {sorted(bands)} -> unpinned recombination "
          f"freedom is DECISION-RELEVANT: {rec['diag_decision_relevant']}")

    # Archaeology context row C0 (FORBIDDEN legacy form — context only;
    # numbers pushed from the ARCHIVED W10-2 extrapolation record, no fresh
    # spectral evaluation of the retired tag):
    R_JE_ext = rec["RB2_extrapolated_R_JE_target"]                  # (local)
    rho_C0 = np.array([f_branch_iv(float(r), c_J, P_G_z, rho_G_z)
                       for r in R_JE_ext])                          # (local)
    rec["C0_legacy_rho"] = rho_C0.tolist()
    rec["C0_legacy_anchor_gap_sigma"] = float(
        abs(rho_C0[1] - W_0_B) / SIGMA_DR3)
    print(f"    C0 (FORBIDDEN legacy, archaeology context): "
          f"rho={np.array2string(rho_C0, precision=6)} -> the legacy "
          f"evaluator's own L=10 value sits "
          f"{rec['C0_legacy_anchor_gap_sigma']:.1f} sigma_DR3 from the "
          f"registered anchor (the -0.842454 is L=5-anchored)")
    cands["C0_FORBIDDEN_legacy_context"] = dict(
        formula="rho_B(L) = f(R_JE_extrapolated(L))  [EXCLUDED by pre-registration]",
        rho=rho_C0.tolist(), offset=float("nan"), cac=[float("nan")] * 3,
        spread=float(max(abs(rho_C0[0] - rho_C0[1]),
                         abs(rho_C0[2] - rho_C0[1]))),
        band="EXCLUDED")
    rec["candidates"] = cands

    # ---- DIAGNOSTIC cache-moment layer (real D_K spectrum, L12 cache) ----
    print("\n  --- DIAGNOSTIC: cache-moment-layer a_2^(zeta)/a_4^(zeta) from "
          "the s84 L12 spectrum cache (layer split per §(ii.A)) ---")
    cache = np.load(F_CACHE, allow_pickle=True)                     # (local)
    sector_evals = cache["sector_evals"].item()                     # (local)
    cache_rows = []                                                 # (local)
    for L in L_loaded:
        a2_c, a4_c = cache_moments(sector_evals, L)                 # (local)
        r_c = (a4_c / a2_c) * pref                                  # (local)
        cache_rows.append((L, a2_c, a4_c, r_c))
        print(f"    L={L}: a_2^(zeta,cache)={a2_c:.6f} "
              f"a_4^(zeta,cache)={a4_c:.6f} R_JK^(cache)={r_c:.8f}")
    rec["cache_layer_rows"] = [[float(x) for x in row] for row in cache_rows]
    r_cache = np.array([row[3] for row in cache_rows])              # (local)
    rec["cache_layer_monotone_decreasing"] = bool(
        r_cache[0] > r_cache[1] > r_cache[2])
    print(f"    cache-layer R_JK monotone decreasing (matches schematic "
          f"direction): {rec['cache_layer_monotone_decreasing']}")

    # ---- Leg-2 verdict per the pre-registered route ladder ----
    if rec["route_alpha_recoverable"] or rec["route_beta_recoverable"]:
        # (not reached on current registry state; kept for determinism)
        rec["leg2_verdict"] = "UNEXPECTED-ROUTE-OPEN"
        rec["route_tag"] = "UNEXPECTED"
    else:
        rec["leg2_verdict"] = "INFO"
        rec["route_tag"] = "NOT-RECOVERABLE"
    rec["canonical_rho_B"] = [float("nan")] * 3   # no defined evaluator
    rec["canonical_offset_B"] = float("nan")
    rec["canonical_cac"] = [float("nan")] * 3
    rec["canonical_spread"] = float("nan")
    rec["evaluator_recoverable"] = False
    print(f"\n  LEG-2 verdict: {rec['leg2_verdict']} "
          f"(route={rec['route_tag']}; canonical spread UNCOMPUTABLE — "
          f"stability UNVERIFIED, formulation-gap record)")
    return rec


# ---------------------------------------------------------------------------
# Plot
# ---------------------------------------------------------------------------
def make_plot(leg2: dict) -> None:
    fig, (ax1, ax2) = plt.subplots(1, 2, figsize=(14, 6))
    L_arr = np.array(leg2["L_loaded"], dtype=float)                 # (local)

    # Panel 1: candidate CAC series vs the pre-registered bands
    ax1.axhline(W_0_B, color="k", lw=1.4,
                label=f"anchor w_0_B = {W_0_B}")
    ax1.axhspan(W_0_B - SPREAD_PASS, W_0_B + SPREAD_PASS,
                color="green", alpha=0.12,
                label="PASS band ±0.025 (= σ_DR3)")
    ax1.axhspan(W_0_B - SPREAD_INFO, W_0_B + SPREAD_INFO,
                color="orange", alpha=0.08,
                label="INFO band ±0.050 (= 2σ_DR3)")
    colors = {"C1_raw_RJK": "#1f77b4", "C2_relative_trajectory": "#d62728",
              "C3_additive": "#2ca02c", "C4_definitional_shoehorn": "#9467bd"}
    for name, c in leg2["candidates"].items():
        if name.startswith("C0"):
            continue
        cac = np.array(c["cac"], dtype=float)                       # (local)
        ax1.plot(L_arr, cac, "o-", color=colors.get(name, "gray"),
                 label=f"{name.split('_')[0]}: spread={c['spread']:.6f} "
                       f"[{c['band']}]")
    ax1.set_xlabel(r"$L_{\max}$")
    ax1.set_ylabel(r"$w_0^{B,\mathrm{CAC}}(L)$  (candidate, DIAGNOSTIC)")
    ax1.set_xticks(L_arr)
    ax1.set_title("DIAGNOSTIC candidate recombinations through the CAC\n"
                  "(no canonical post-S86 evaluator exists — INFO: "
                  "evaluator-not-recoverable)")
    ax1.legend(fontsize=8, loc="lower right")
    ax1.grid(True, alpha=0.3)
    txt = (f"R_JK trajectory (schematic): "
           f"{', '.join(f'{r:.8f}' for r in leg2['R_JK_traj'])}\n"
           f"candidate spread span [{leg2['diag_spread_min']:.6f}, "
           f"{leg2['diag_spread_max']:.6f}] crosses 0.025 -> "
           f"recombination freedom DECISION-RELEVANT")                # (local)
    ax1.text(0.02, 0.02, txt, transform=ax1.transAxes, fontsize=7.5,
             va="bottom", family="monospace")

    # Panel 2: R_842 rectangle inset with both candidates + reversal band
    ax2.add_patch(Rectangle((R842_CENTER_W0 - R842_HW_W0,
                             R842_CENTER_WA - R842_HW_WA),
                            2 * R842_HW_W0, 2 * R842_HW_WA,
                            fill=False, edgecolor="k", lw=1.5,
                            label="R_842 (LOCKOUT-C)"))
    ax2.axvspan(REVERSAL_LO, REVERSAL_HI, color="red", alpha=0.10,
                label="§5 reversal band [-0.86, -0.83]")
    ax2.plot([float(w0_FW)], [0.0], "s", ms=11, color="#1f77b4",
             label=f"A = {float(w0_FW)} (PRIMARY, re-confirmed)")
    ax2.plot([W_0_B], [0.0], "D", ms=11, color="#d62728",
             label=f"B = {W_0_B} (SECONDARY; L-stability UNVERIFIED)")
    ax2.axvline(-1.0, color="gray", ls=":", lw=1, label="ΛCDM w_0 = -1")
    ax2.set_xlim(-1.05, -0.70)
    ax2.set_ylim(-0.30, 0.30)
    ax2.set_xlabel(r"$w_0$")
    ax2.set_ylabel(r"$w_a$")
    ax2.set_title("R_842 rectangle — leg-1 mechanical re-execution\n"
                  "PRIMARY = A by (registry-history ∧ rectangle-membership); "
                  "data-proximity EXCLUDED")
    ax2.legend(fontsize=8, loc="upper left")
    ax2.grid(True, alpha=0.3)

    fig.suptitle(f"{GATE_ID} — leg-1 CLEAN; leg-2 INFO "
                 f"(branch-iv-w0-L-evaluator-not-recoverable)", fontsize=11)
    plt.tight_layout(rect=(0, 0, 1, 0.95))
    plt.savefig(OUT_PNG, dpi=120)
    plt.close(fig)
    print(f"\nSaved plot: {OUT_PNG}")


# ---------------------------------------------------------------------------
# Main
# ---------------------------------------------------------------------------
def main() -> int:
    t0 = time.time()                                                # (local)
    input_files = [
        F_CANON, F_CACHE, F_MOMENTS, F_RULE, F_BIV, F_S84_VERD,
        F_S86_VERD, F_SV1_NPZ, F_SV1_PY, F_SV2_PY, F_W10_ANCHOR_PY,
        F_W10_ENUM_PY, F_W10_ENUM_JSON, F_W12_PY,
    ]                                                               # (local)
    pins = log_input_pins(input_files)                              # (local)

    rule_text = F_RULE.read_text(encoding="utf-8")                  # (local)
    s86_text = F_S86_VERD.read_text(encoding="utf-8")               # (local)

    leg1 = leg1_mechanical_reexecution(rule_text, s86_text, pins)   # (local)
    leg2 = leg2_route_adjudication(pins)                            # (local)

    # Composite: leg-2 verdict gated by leg-1 cleanliness
    if not leg1["leg1_clean"]:
        composite = "INFO"                                          # (local) leg-1 anomaly forces INFO (shape iii)
        info_shape = "iii-leg1-anomaly"                             # (local)
    elif leg2["leg2_verdict"] == "INFO":
        composite = "INFO"                                          # (local) shape (ii)
        info_shape = "ii-evaluator-not-recoverable"                 # (local)
    else:
        composite = leg2["leg2_verdict"]                            # (local)
        info_shape = "n/a"                                          # (local)

    print(f"\n=== COMPOSITE: {composite} (INFO shape: {info_shape}) ===")
    print(f"  NO w0_FW_R842 promotion (Step-2 write-order fires ON PASS only)")

    # ---- npz (plan-required fields + adjudication record) ----
    cand_json = json.dumps(leg2["candidates"], sort_keys=True)      # (local)
    np.savez(
        OUT_NPZ,
        # canonical leg-2 slots (NaN: no defined post-S86 evaluator)
        rho_B=np.array(leg2["canonical_rho_B"]),
        offset_B=np.float64(leg2["canonical_offset_B"]),
        cac_series=np.array(leg2["canonical_cac"]),
        spread=np.float64(leg2["canonical_spread"]),
        evaluator_recoverable=np.bool_(leg2["evaluator_recoverable"]),
        route_tag=np.str_(leg2["route_tag"]),
        # pre-registered thresholds + pins
        L_scan=np.array(L_SCAN), L_anchor=np.int64(L_ANCHOR),
        w_0_B=np.float64(W_0_B), sigma_DR3=np.float64(SIGMA_DR3),
        spread_pass=np.float64(SPREAD_PASS), spread_info=np.float64(SPREAD_INFO),
        # leg-1 record
        leg1_clean=np.bool_(leg1["leg1_clean"]),
        primary_recomputed=np.str_(leg1["primary_recomputed"]),
        registered_resolve_value=np.str_(leg1["registered_resolve_value"]),
        offset_A_rect=np.float64(leg1["offset_A"]),
        offset_B_rect=np.float64(leg1["offset_B"]),
        member_A=np.bool_(leg1["member_A"]), member_B=np.bool_(leg1["member_B"]),
        reversal_armed=np.bool_(leg1["reversal_armed_unmodified"]),
        w0_FW_value=np.float64(leg1["w0_FW_value"]),
        w0_FW_R842_absent=np.bool_(leg1["w0_FW_R842_absent_in_canonical"]),
        post_dovekie_wp_table_only=np.str_(json.dumps(POST_DOVEKIE_WP_TABLE_ONLY)),
        # leg-2 adjudication record
        route_alpha_recoverable=np.bool_(leg2["route_alpha_recoverable"]),
        route_beta_recoverable=np.bool_(leg2["route_beta_recoverable"]),
        R_JK_trajectory=np.array(leg2["R_JK_traj"]),
        f_of_RJK_L10=np.float64(leg2["f_of_RJK_L10"]),
        anchor_gap_sigma=np.float64(leg2["RA3_anchor_gap_sigma"]),
        R_sv1=np.float64(leg2["R_sv1"]), c_J=np.float64(leg2["c_J"]),
        w0_direct=np.float64(leg2["w0_direct"]),
        w0_via_f=np.float64(leg2["w0_via_f"]),
        candidates_json=np.str_(cand_json),
        diag_spread_min=np.float64(leg2["diag_spread_min"]),
        diag_spread_max=np.float64(leg2["diag_spread_max"]),
        diag_decision_relevant=np.bool_(leg2["diag_decision_relevant"]),
        C0_legacy_rho=np.array(leg2["C0_legacy_rho"]),
        C0_legacy_anchor_gap_sigma=np.float64(leg2["C0_legacy_anchor_gap_sigma"]),
        cache_layer_rows=np.array(leg2["cache_layer_rows"]),
        # SV archaeology record
        sv1_line=np.str_(leg2["sv1_line"]), sv2_line=np.str_(leg2["sv2_line"]),
        sv_archaeology_ok=np.bool_(leg2["sv_archaeology_ok"]),
        commit_latest_verdict=np.str_(leg2["commit_latest_verdict"]),
        composite=np.str_(composite), info_shape=np.str_(info_shape),
    )
    print(f"Saved npz: {OUT_NPZ}")

    make_plot(leg2)

    # ---- Dual-SHA over the input-pin map (plan item 6: pinmap carries
    #      CAC pins, L set, route tag, leg-1 component pins) ----
    pins_with_meta = dict(pins)                                     # (local)
    pins_with_meta["_gate_id"] = GATE_ID
    pins_with_meta["_scheme"] = SCHEME
    pins_with_meta["_convention"] = CONVENTION
    pins_with_meta["_L_set"] = "8,10,12"
    pins_with_meta["_L_anchor"] = str(L_ANCHOR)
    pins_with_meta["_CAC_anchor_value"] = f"{W_0_B}"
    pins_with_meta["_spread_thresholds"] = f"{SPREAD_PASS},{SPREAD_INFO}"
    pins_with_meta["_route_tag"] = leg2["route_tag"]
    pins_with_meta["_leg1_components"] = (
        "registry-history-priority+R842-membership;"
        "falsifiability-and-data-proximity-EXCLUDED")
    audit_sha, content_sha = compute_dual_sha(
        Path(__file__).resolve(), F_CANON, pins_with_meta)          # (local)
    print(f"\naudit_sha256:   {audit_sha}")
    print(f"content_sha256: {content_sha}")

    value_str = (
        "branch-iv-w0-L-evaluator-not-recoverable;"
        f"leg1=clean_PRIMARY=A={float(w0_FW)}_reversal-armed;"
        "route-alpha=post-S86-formulation-defines-no-w0-evaluator_R_JE-slot-vacant;"
        "route-beta=no-w0-unit-mapping-in-S85-W10-anchor-script;"
        f"R_JK_traj=({leg2['R_JK_traj'][0]:.8f},{leg2['R_JK_traj'][1]:.8f},"
        f"{leg2['R_JK_traj'][2]:.8f});"
        f"diag-spread-span=({leg2['diag_spread_min']:.6f},"
        f"{leg2['diag_spread_max']:.6f})_crosses-0.025_decision-relevant"
    )                                                               # (local)
    extra_rows = [
        (f"# regulator_pin: a_0^{{zeta}}/a_2^{{zeta}}/a_4^{{zeta}} on all "
         f"Seeley-DeWitt citations; scheme=zeta SV1-anchored "
         f"# {GATE_ID} regulator-pin row"),
        (f"# route-adjudication: RA1-recovered-archived-evaluator="
         f"{leg2['RA1_reproduces_registered']} RA2-commit-latest-PASS="
         f"{leg2['RA2_commit_latest_PASS']} RA3-anchor-gap="
         f"{leg2['RA3_anchor_gap_sigma']:.1f}sigma RB1-no-map="
         f"{leg2['RB1_no_mapping']} RB2-no-map={leg2['RB2_no_mapping']} "
         f"# {GATE_ID} leg-2 ladder row"),
    ]                                                               # (local)
    print_verdict_payload(
        composite, value_str, audit_sha, content_sha,
        companion_note=("leg-2 INFO shape (ii) per plan §W1-4 rubric; "
                        "stability UNVERIFIED; NO w0_FW_R842 promotion"),
        extra_rows=extra_rows,
    )

    print(f"\n4-tuple: (value='{value_str[:60]}...', scheme={SCHEME}, "
          f"convention={CONVENTION}, L_max={L_MAX_TAG})")
    print(f"=== {GATE_ID}: {composite} (wall {time.time() - t0:.2f}s) ===")
    return 0


if __name__ == "__main__":
    sys.exit(main())
